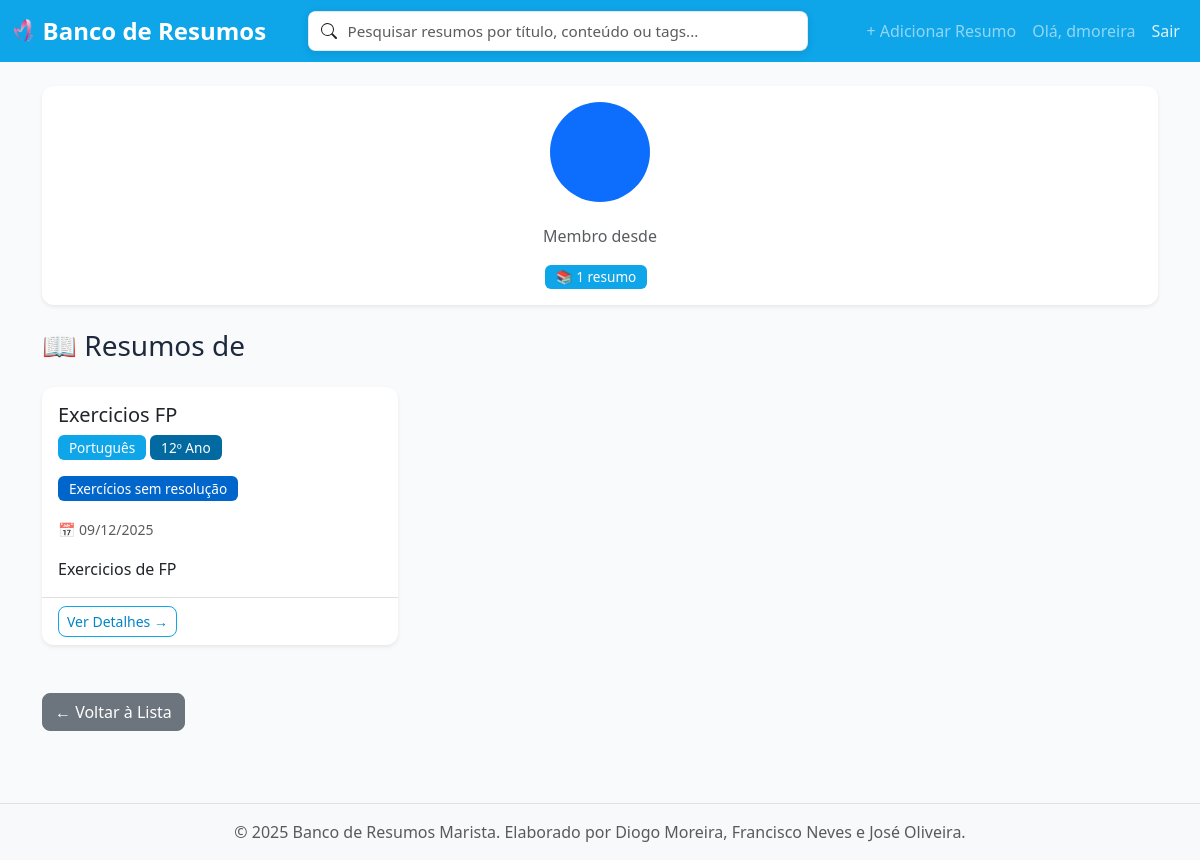
/perfil/vscode/ (signed in), run on the app's committed database.
### resumos/models.py (models this page shows, shortened)
class Resumo(models.Model):
    titulo = models.CharField(max_length=200)
    conteudo = models.TextField()
    disciplina = models.ForeignKey(
        Disciplina, on_delete=models.CASCADE, related_name='resumos')
    ano = models.ForeignKey(
        Ano, on_delete=models.CASCADE, related_name='resumos')
    autor = models.ForeignKey(
        User, on_delete=models.CASCADE, related_name='resumos')
    data_criacao = models.DateTimeField(auto_now_add=True)
    data_atualizacao = models.DateTimeField(auto_now=True)
    ficheiro = models.FileField(upload_to='resumos/')
    tags = models.ManyToManyField(Tag, related_name='resumos', blank=True)
    class Meta:
        verbose_name_plural = "Resumos"
        ordering = ['-data_criacao']

class Disciplina(models.Model):
    nome = models.CharField(max_length=100, unique=True)
    anos_disponiveis = models.ManyToManyField(
        Ano, related_name='disciplinas', blank=True)
    class Meta:
        verbose_name_plural = "Disciplinas"

class Ano(models.Model):
    numero = models.IntegerField(unique=True)  # 7, 8, 9, 10, 11, 12
    class Meta:
        verbose_name_plural = "Anos"
        ordering = ['numero']

class Tag(models.Model):
    nome = models.CharField(max_length=50, unique=True)
    cor = models.CharField(max_length=7, default='#6c757d')  # Cor hex
    class Meta:
        verbose_name_plural = "Tags"
        ordering = ['nome']

### resumos/views.py (the view)
# urls.py: path('perfil/<str:username>/', views.perfil_usuario, name='perfil'),
@login_required
def perfil_usuario(request, username):
    usuario = get_object_or_404(User, username=username)
    resumos = Resumo.objects.filter(autor=usuario)
    return render(request, 'resumos/perfil.html', {
        'usuario': usuario,
        'resumos': resumos,
    })

### resumos/templates/resumos/perfil.html (shortened to what this page needs)
{% extends 'resumos/base.html' %}
{% block content %}
<div class="row">
    <div class="col-12">
        <div class="card shadow-sm mb-4">
            <div class="card-body text-center">
                <div class="mb-3">
                    <div class="rounded-circle bg-primary text-white d-inline-flex align-items-center justify-content-center"
                         style="width: 100px; height: 100px; font-size: 48px;">
                    </div>
                </div>
                <p class="text-muted">
                     Membro desde {{ utilizador.date_joined|date:"F Y" }}
                </p>
                <div class="mt-3">
                    <span class="badge bg-primary me-2">📚 {{ resumos.count }} resumo{{ resumos.count|pluralize }}</span>
                </div>
            </div>
        </div>
    </div>
</div>
<div class="row">
    <div class="col-12">
        <h3 class="mb-4">📖 Resumos de {{ utilizador.username }}</h3>
    </div>
</div>
<div class="row">
    {% if resumos %}
        {% for resumo in resumos %}
        <div class="col-md-6 col-lg-4 mb-4">
            <div class="card h-100 shadow-sm hover-card">
                <div class="card-body">
                    <h5 class="card-title">{{ resumo.titulo }}</h5>
                    <p class="card-text">
                        <span class="badge bg-primary">{{ resumo.disciplina.nome }}</span>
                        <span class="badge bg-secondary">{{ resumo.ano.numero }}º Ano</span>
                    </p>
                    {% if resumo.tags.exists %}
                    <p class="card-text">
                        {% for tag in resumo.tags.all %}
                        <span class="badge" style="background-color: {{ tag.cor }};">{{ tag.nome }}</span>
                        {% endfor %}
                    </p>
                    {% endif %}
                    <p class="card-text text-muted">
                        <small>📅 {{ resumo.data_criacao|date:"d/m/Y" }}</small>
                    </p>
                    <p class="card-text">{{ resumo.conteudo|truncatewords:20 }}</p>
                </div>
                <div class="card-footer bg-transparent">
                    <a href="{% url 'resumos:detalhe' resumo.pk %}" class="btn btn-sm btn-outline-primary">
                        Ver Detalhes →
                    </a>
                </div>
            </div>
        </div>
        {% endfor %}
    {% endif %}
</div>
<div class="row mt-4">
    <div class="col-12">
        <a href="{% url 'resumos:lista' %}" class="btn btn-secondary">
            ← Voltar à Lista
        </a>
    </div>
</div>
{% endblock %}

### resumos/templates/resumos/base.html (shortened to what this page needs)
{% load static %}
<!DOCTYPE html>
<html lang="pt">
<head>
    <link href="https://cdn.jsdelivr.net/npm/bootstrap@5.3.0/dist/css/bootstrap.min.css" rel="stylesheet">
    <link rel="stylesheet" href="{% static 'resumos/css/style.css' %}">
</head>
<body>
    <nav class="navbar navbar-expand-lg navbar-dark" style="background-color: #0ea5e9;">
        <div class="container-fluid">
            <a class="navbar-brand d-flex align-items-center" href="{% url 'resumos:lista' %}">
                <img src="{% static 'resumos/images/marista-logo.png' %}" alt="Banco de Resumos" class="navbar-logo me-2" style="height:24px; width:auto; object-fit:contain;">
                <span class="fs-4 fw-bold">Banco de Resumos</span>
            </a>
            <div class="collapse navbar-collapse" id="navbarNav">
                <form method="get" action="{% url 'resumos:lista' %}" class="d-flex mx-auto search-form" style="max-width: 500px; width: 100%;">
                    <div class="input-group">
                        <span class="input-group-text bg-white border-end-0">
                        </span>
                        <input
                            type="search"
                            name="search"
                            class="form-control border-start-0 ps-0"
                            placeholder="Pesquisar resumos por título, conteúdo ou tags..."
                            value="{{ request.GET.search }}"
                            aria-label="Pesquisar">
                    </div>
                </form>
                <ul class="navbar-nav ms-auto">
                    {% if user.is_authenticated %}
                    <li class="nav-item">
                        <a class="nav-link" href="{% url 'resumos:criar' %}"> + Adicionar Resumo</a>
                    </li>
                    <li class="nav-item">
                        <span class="nav-link"> Olá, {{ user.username }}</span>
                    </li>
                    <li class="nav-item">
                        <form method="post" action="{% url 'logout' %}" style="display: inline;">
                            <button type="submit" class="nav-link btn btn-link" style="border: none; background: none; cursor: pointer;">
                                Sair
                            </button>
                        </form>
                    </li>
                    {% endif %}
                </ul>
            </div>
        </div>
    </nav>
    <main class="container my-4">
        {% block content %}
        {% endblock %}
    </main>
    <footer class="bg-light text-center text-muted py-3 mt-5">
        <div class="container">
            <p class="mb-0">&copy; 2025 Banco de Resumos Marista. Elaborado por Diogo Moreira, Francisco Neves e José Oliveira.</p>
        </div>
    </footer>
</body>
</html>

### resumos/static/resumos/css/style.css (style rules this page uses)
:root { --primary-50: #f0f9ff; --primary-100: #e0f2fe; --primary-200: #bae6fd; --primary-300: #7dd3fc; --primary-400: #38bdf8; --primary-500: #0ea5e9; --primary-600: #0284c7; --primary-700: #0369a1; --primary-800: #075985; --primary-900: #0c4a6e; --primary-950: #082f49; --primary-color: var(--primary-500); --primary-dark: var(--primary-700); --primary-light: var(--primary-300); --secondary-color: #6c757d; --success-color: #10b981; --danger-color: #ef4444; --warning-color: #f59e0b; --bg-color: #f8fafc; --card-bg: #ffffff; --text-color: #1e293b; --text-muted: #64748b; --border-color: #e2e8f0; }
body { font-family: 'Segoe UI', Tahoma, Geneva, Verdana, sans-serif; background-color: var(--bg-color); color: var(--text-color); min-height: 100vh; display: flex; flex-direction: column; transition: background-color 0.3s ease, color 0.3s ease; }
main { flex: 1; }
.navbar-brand { display: inline-flex; align-items: center; font-weight: bold; font-size: 1.2rem; }
.navbar-brand .navbar-logo { height: 24px; max-height: 28px; width: auto; display: inline-block; border-radius: 6px; object-fit: contain; }
.search-form .input-group { box-shadow: 0 2px 8px rgba(0, 0, 0, 0.1); border-radius: 8px; overflow: hidden; }
.search-form .input-group-text { border: 1px solid #e2e8f0; padding: 0.5rem 0.75rem; }
.search-form .form-control { border: 1px solid #e2e8f0; padding: 0.5rem 0.75rem; font-size: 0.95rem; }
.navbar-nav .btn-link { color: rgba(255, 255, 255, 0.85); text-decoration: none; padding: 0.5rem 1rem; transition: color 0.2s; }
.card { transition: transform 0.2s ease-in-out, box-shadow 0.2s ease-in-out; border: none; border-radius: 12px; box-shadow: 0 1px 3px rgba(0, 0, 0, 0.1); }
.badge { font-size: 0.85rem; padding: 0.4em 0.8em; font-weight: 500; }
.badge.bg-primary { background-color: var(--primary-500) !important; }
.badge.bg-secondary { background-color: var(--primary-700) !important; }
.btn { transition: all 0.2s; border-radius: 8px; }
.btn-outline-primary { color: var(--primary-600); border-color: var(--primary-500); }
footer { margin-top: auto; background-color: #f8f9fa; border-top: 1px solid #dee2e6; }
.card-footer { background-color: rgba(0,0,0,0.03); border-top: 1px solid rgba(0,0,0,0.125); }

### data on the page
Resumo: titulo "Exercicios FP", disciplina.nome "Português", ano.numero "12", data_criacao "09/12/2025", conteudo "Exercicios de FP"
Tag: nome "Exercícios sem resolução"

### other printed values
{{ user.username }} "dmoreira"
{{ resumos.count }} "1"
